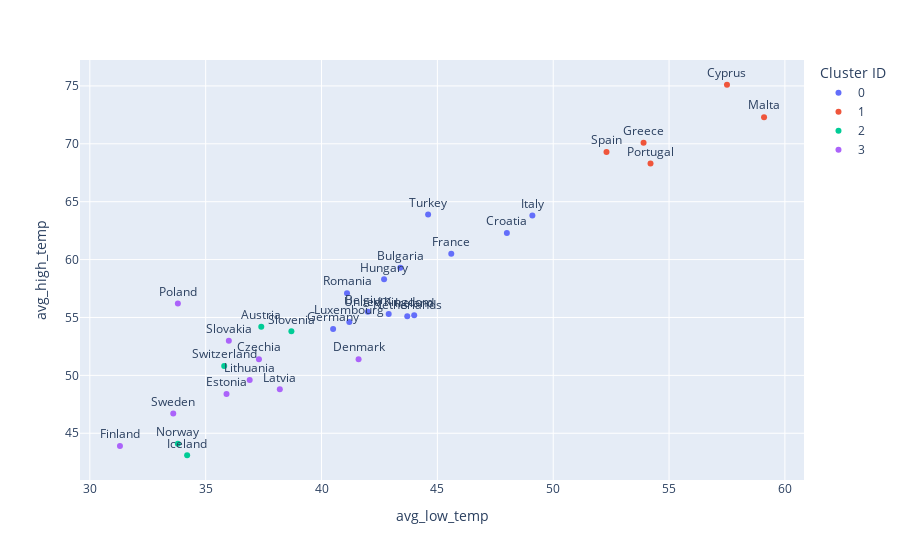

The cell this chart's notebook holds for it:
### Code cell
from sklearn.cluster import KMeans
df=pd.read_csv('weather.csv')
n_clusters=4
kmeans = KMeans(n_clusters=n_clusters, random_state=0)
kmeans.fit(df.iloc[:,1:])
df['prediction']=kmeans.predict(df.iloc[:,1:])
df['prediction']=df['prediction'].astype(str)
#tsne = TSNE(n_components=2, perplexity=5,random_state=random_state)
fig = px.scatter(df, x="avg_low_temp", y="avg_high_temp",text='country',color='prediction',
                 labels={"prediction": "Cluster ID"},
                category_orders={"prediction":[str(i) for i in range(n_clusters)]})
fig.update_traces(textposition='top center')
fig.show()

### Figure 1 — Plotly figure (JSON) as saved in the notebook; plotly's stock layout.template omitted (floating-point values rounded to 4 significant figures)
{"data": [{"hovertemplate": "Cluster ID=0<br>avg_low_temp=%{x}<br>avg_high_temp=%{y}<br>country=%{text}<extra></extra>", "legendgroup": "0", "marker": {"color": "#636efa", "symbol": "circle"}, "mode": "markers+text", "name": "0", "orientation": "v", "showlegend": true, "text": ["Belgium", "Bulgaria", "Croatia", "France", "Germany", "Hungary", "Ireland", "Italy", "Luxembourg", "Netherlands", "Romania", "Turkey", "United Kingdom"], "textposition": "top center", "type": "scatter", "x": [42, 43.4, 48, 45.6, 40.5, 42.7, 44, 49.1, 41.2, 43.7, 41.1, 44.6, 42.9], "xaxis": "x", "y": [55.5, 59.3, 62.3, 60.5, 54, 58.3, 55.2, 63.8, 54.6, 55.1, 57.1, 63.9, 55.3], "yaxis": "y"}, {"hovertemplate": "Cluster ID=1<br>avg_low_temp=%{x}<br>avg_high_temp=%{y}<br>country=%{text}<extra></extra>", "legendgroup": "1", "marker": {"color": "#EF553B", "symbol": "circle"}, "mode": "markers+text", "name": "1", "orientation": "v", "showlegend": true, "text": ["Cyprus", "Greece", "Malta", "Portugal", "Spain"], "textposition": "top center", "type": "scatter", "x": [57.5, 53.9, 59.1, 54.2, 52.3], "xaxis": "x", "y": [75.1, 70.1, 72.3, 68.3, 69.3], "yaxis": "y"}, {"hovertemplate": "Cluster ID=2<br>avg_low_temp=%{x}<br>avg_high_temp=%{y}<br>country=%{text}<extra></extra>", "legendgroup": "2", "marker": {"color": "#00cc96", "symbol": "circle"}, "mode": "markers+text", "name": "2", "orientation": "v", "showlegend": true, "text": ["Austria", "Iceland", "Norway", "Slovenia", "Switzerland"], "textposition": "top center", "type": "scatter", "x": [37.4, 34.2, 33.8, 38.7, 35.8], "xaxis": "x", "y": [54.2, 43.1, 44.1, 53.8, 50.8], "yaxis": "y"}, {"hovertemplate": "Cluster ID=3<br>avg_low_temp=%{x}<br>avg_high_temp=%{y}<br>country=%{text}<extra></extra>", "legendgroup": "3", "marker": {"color": "#ab63fa", "symbol": "circle"}, "mode": "markers+text", "name": "3", "orientation": "v", "showlegend": true, "text": ["Czechia", "Denmark", "Estonia", "Finland", "Latvia", "Lithuania", "Poland", "Slovakia", "Sweden"], "textposition": "top center", "type": "scatter", "x": [37.3, 41.6, 35.9, 31.3, 38.2, 36.9, 33.8, 36, 33.6], "xaxis": "x", "y": [51.4, 51.4, 48.4, 43.9, 48.8, 49.6, 56.2, 53, 46.7], "yaxis": "y"}], "layout": {"legend": {"title": {"text": "Cluster ID"}, "tracegroupgap": 0}, "margin": {"t": 60}, "xaxis": {"anchor": "y", "domain": [0, 1], "title": {"text": "avg_low_temp"}}, "yaxis": {"anchor": "x", "domain": [0, 1], "title": {"text": "avg_high_temp"}}}}
